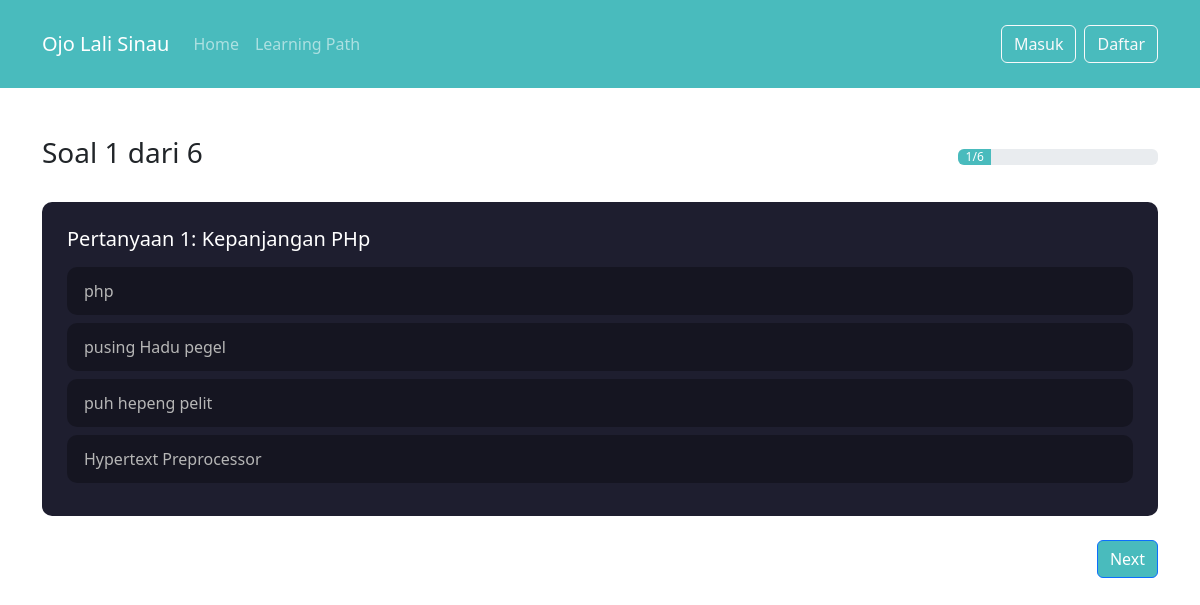
Screenshot of /Ujian/ujianBaru.php with the database file from the repository.
### tables this page shows
CREATE TABLE `questions` (
  `id` int(11) NOT NULL,
  `question_text` text NOT NULL,
  `correct_answer` varchar(255) NOT NULL
);

CREATE TABLE `answers` (
  `id` int(11) NOT NULL,
  `question_id` int(11) NOT NULL,
  `answer_text` varchar(255) NOT NULL
);

### Ujian/ujianBaru.php (the view, shortened to what this page needs)
<?php
include __DIR__ . '/../config.php';
$questions_per_page = 1;
$page = isset($_GET['page']) ? (int)$_GET['page'] : 1;
$offset = ($page - 1) * $questions_per_page;
$stmt = $db->prepare("SELECT * FROM questions LIMIT ?, ?");
$stmt->bind_param("ii", $offset, $questions_per_page);
$stmt->execute();
$result = $stmt->get_result();
?>
<!DOCTYPE html>
<html lang="id">
<head>
    <link href="https://cdn.jsdelivr.net/npm/bootstrap@5.3.3/dist/css/bootstrap.min.css" rel="stylesheet">
</head>
<body>
<nav class="navbar navbar-expand-lg navbar-dark" style="background-color: #49BBBD;">
    <div class="container py-3">
        <a class="navbar-brand me-3" href="index.php">Ojo Lali Sinau</a>
        <div class="navbar-nav">
            <a class="nav-link" href="../index.php">Home</a>
            <a class="nav-link" href="../learning.php">Learning Path</a>
        </div>
        <div class="ms-auto d-flex">
            <?php if (isset($_SESSION['user_id'])): ?>
                <span class="navbar-brand me-2">Selamat Mengerjakan</span>
                <a class="btn btn-outline-light" href="logout.php">Logout</a>
            <?php else: ?>
                <a class="btn btn-outline-light me-2" href="form-masuk.php">Masuk</a>
                <a class="btn btn-outline-light" href="form-daftar.php">Daftar</a>
            <?php endif; ?>
        </div>
    </div>
</nav>
<div class="container mt-5 mb-5">
    <div class="d-flex justify-content-between align-items-center mb-4">
    <h3>Soal <?php echo $page; ?> dari <?php echo $_SESSION['total_questions']; ?></h3>
        <div class="progress" style="width: 200px;">
            <div class="progress-bar" role="progressbar"
                style="width: <?php echo ($page / $_SESSION['total_questions']) * 100; ?>%;"
                aria-valuenow="<?php echo $page; ?>"
                aria-valuemin="0"
                aria-valuemax="<?php echo $_SESSION['total_questions']; ?>">
                <?php echo $page; ?>/<?php echo $_SESSION['total_questions']; ?>
            </div>
        </div>
    </div>
    <form method="POST" id="quizForm">
        <?php while ($row = $result->fetch_assoc()): ?>
            <div class="card-question mb-4">
                <h5 class="mb-3">Pertanyaan <?php echo $page; ?>: <?php echo htmlspecialchars($row['question_text']); ?></h5>
                <?php
                $stmt = $db->prepare("SELECT * FROM answers WHERE question_id = ?");
                $stmt->bind_param("i", $row['id']);
                $stmt->execute();
                $answers = $stmt->get_result();
                while ($answer = $answers->fetch_assoc()): ?>
                    <label class="option-card d-block mb-2">
                        <?php echo htmlspecialchars($answer['answer_text']); ?>
                    </label>
                <?php endwhile; ?>
            </div>
        <?php endwhile; ?>
        <div class="d-flex justify-content-between align-items-center mt-4">
            <?php if ($page >= $_SESSION['total_questions']): ?>
                <button type="submit" name="final_submit" class="btn btn-primary" style="background-color: #49BBBD;">Submit Ujian</button>
            <?php else: ?>
                <button type="submit" name="next" class="btn btn-primary" style="background-color: #49BBBD;">Next</button>
            <?php endif; ?>
        </div>
    </form>
</div>
</body>
</html>

### Ujian/ujianBaru.php (style rules this page uses)
.card-question { background-color: #1E1E2F; color: white; border-radius: 10px; padding: 25px; }
.option-card { background-color: #151521; border: 2px solid transparent; color: #B6B6B6; border-radius: 10px; padding: 10px 15px; transition: all 0.3s; cursor: pointer; }
.progress-bar { background-color: #49BBBD; }

### rows the page displays
questions: question_text "Kepanjangan PHp"
answers: answer_text "php"
answers: answer_text "pusing Hadu pegel"
answers: answer_text "puh hepeng pelit"
answers: answer_text "Hypertext Preprocessor"

### other values shown
$page "1"
$_SESSION['total_questions'] "6"
